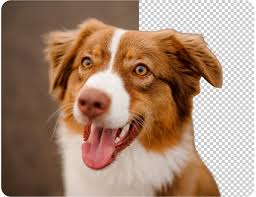
#> input picture Week 1/image1.jpeg, 256 x 197 px
$ jupyter execute Ai_learning_Worksheet_1.ipynb   (shell and % lines are left out)
#> lines starting #> are read from the running program, lines starting #| are printed output that depends on the picture; after the words box and inside, x2 and y2 are one past the last pixel; in counts of white or black regions, pixels touching at a corner belong together
[cell 1]
import numpy as np
from PIL import Image
import matplotlib.pyplot as plt
from google.colab import files

[cell 2]
# Use your uploaded image (no upload needed)
filename = "image1.jpeg"

[cell 3]
# Exercise 1 - Original + Top Left 100x100
img = np.array(Image.open(filename))
#> img is the input picture: shape (197, 256, 3); mean R, G, B 166, 135.6, 115.3
plt.figure(figsize=(12,6))
plt.subplot(1,2,1)
plt.imshow(img)
plt.title("Original Image")
plt.axis('off')

plt.subplot(1,2,2)
plt.imshow(img[:100,:100])
plt.title("Top-Left 100x100")
plt.axis('off')
plt.show()

[cell 4]
# Exercise 1 - RGB Channels
r,g,b = img[:,:,0], img[:,:,1], img[:,:,2]
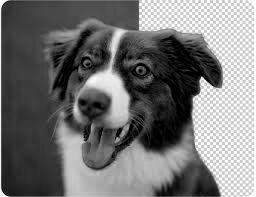
#> b: shape (197, 256); min 0, max 255, mean 115.3
plt.figure(figsize=(15,5))
plt.subplot(1,3,1); plt.imshow(r, cmap='Reds'); plt.title("Red"); plt.axis('off')
plt.subplot(1,3,2); plt.imshow(g, cmap='Greens'); plt.title("Green"); plt.axis('off')
plt.subplot(1,3,3); plt.imshow(b, cmap='Blues'); plt.title("Blue"); plt.axis('off')
plt.show()

[cell 5]
# Exercise 1 - Modify top 100x100 to 210
mod = img.copy()
mod[:100,:100] = 210
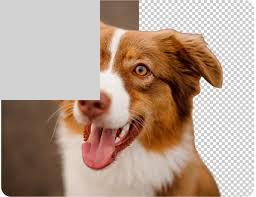
#> mod: shape (197, 256, 3); 19.83% of pixels changed, all inside (x1, y1, x2, y2) = (0, 0, 100, 100)
plt.imshow(mod)
plt.title("Modified Top 100x100 = 210")
plt.axis('off')
plt.show()

[cell 6]
# Exercise 2 - Grayscale
gray = np.array(Image.open(filename).convert('L'))
plt.imshow(gray, cmap='gray')
plt.title("Grayscale")
plt.axis('off')
plt.show()

[cell 7]
# Exercise 2 - Middle 150x150
h,w = gray.shape
#> h = 197; w = 256
middle = gray[h//2-75:h//2+75, w//2-75:w//2+75]
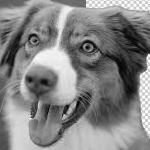
#> middle: shape (150, 150); min 4, max 255, mean 132.1
plt.imshow(middle, cmap='gray')
plt.title("Middle 150x150")
plt.axis('off')
plt.show()

[cell 8]
# Exercise 2 - Threshold
binary = np.where(gray < 100, 0, 255).astype(np.uint8)
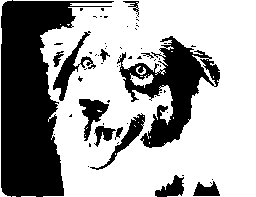
#> binary: shape (197, 256); 64.1% white; 62 black regions (49 under 20 px), largest, box (x1, y1, x2, y2) and area: (1, 0, 114, 197) 10700, (117, 36, 220, 148) 4404, (53, 31, 96, 101) 697
plt.imshow(binary, cmap='gray')
plt.title("Thresholded")
plt.axis('off')
plt.show()

[cell 9]
# Exercise 2 - Rotate 90° clockwise
rotated = np.rot90(gray, k=3)
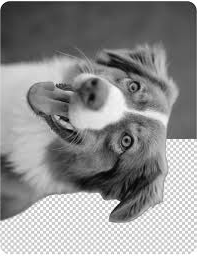
#> rotated: shape (256, 197); min 2, max 255, mean 142.4
plt.imshow(rotated, cmap='gray')
plt.title("Rotated 90° Clockwise")
plt.axis('off')
plt.show()

[cell 10]
# Exercise 2 - Grayscale to RGB
rgb_gray = np.stack([gray]*3, axis=-1)
plt.imshow(rgb_gray)
plt.title("Grayscale → RGB")
plt.axis('off')
plt.show()

[cell 11]
# PCA from scratch
X = gray.astype(float)
h, w = X.shape
mean = X.mean(axis=0)
#> mean = 256 values, max 253.1 at index 255, min 69.12 at index 6, mean 142.4
std = X.std(axis=0) + 1e-8
#> std = 256 values, max 73.47 at index 178, min 1.3 at index 0, mean 41.11
X_std = (X - mean) / std
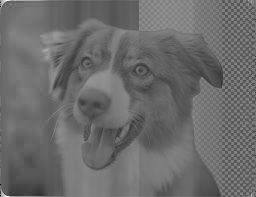
#> X_std: shape (197, 256) float64; min -6.26, max 8.57, mean -3.89e-17; drawn with min black and max white

cov = np.cov(X_std, rowvar=False)
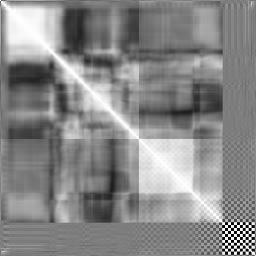
#> cov: shape (256, 256) float64; min -0.981, max 1.01, mean 0.0819; drawn with min black and max white
eigval, eigvec = np.linalg.eig(cov)
idx = eigval.argsort()[::-1]
#> idx = 256 values, max 255 at index 213, min 0 at index 0, mean 127.5
eigval = eigval[idx].real
#> eigval = 256 values, max 59.42 at index 0, min -3.23e-15 at index 255, mean 1.01
eigvec = eigvec[:, idx].real
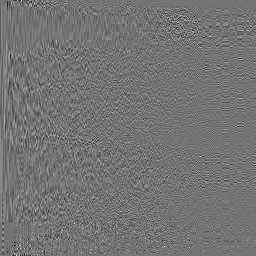
#> eigvec: shape (256, 256) float64; min -0.446, max 0.54, mean 0.000445; drawn with min black and max white

cum_var = np.cumsum(eigval / eigval.sum())
#> cum_var = 256 values from 0.231 to 1
plt.plot(cum_var*100)
plt.title("Cumulative Explained Variance")
plt.xlabel("Components")
plt.ylabel("%")
plt.grid()
plt.show()
#> figure, not shown here; curve peaks at x = 195, y = 100

[cell 12]
# Exercise 3 - Reconstruct with 4 different k (10,20,50,100)
def reconstruct(k):
    V = eigvec[:, :k]
    proj = X_std @ V
    rec = (proj @ V.T) * std + mean
    return np.clip(rec, 0, 255).astype(np.uint8)

plt.figure(figsize=(15,10))
plt.subplot(2,3,1)
plt.imshow(gray, cmap='gray')
plt.title("Original")
plt.axis('off')

ks = [10,20,50,100]
for i,k in enumerate(ks,2):
    rec = reconstruct(k)
    plt.subplot(2,3,i)
    plt.imshow(rec, cmap='gray')
    plt.title(f"{k} Components")
    plt.axis('off')
#> this loop made 4 passes
#> pass 1, `rec = reconstruct(k)`:
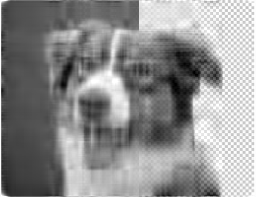
#> rec: shape (197, 256); min 0, max 255, mean 141.9
plt.show()
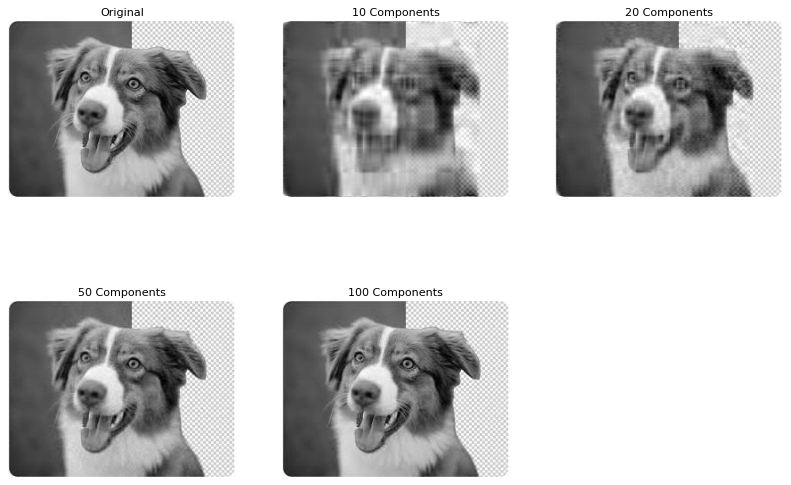
#> figure drawn by matplotlib, 5 panels
